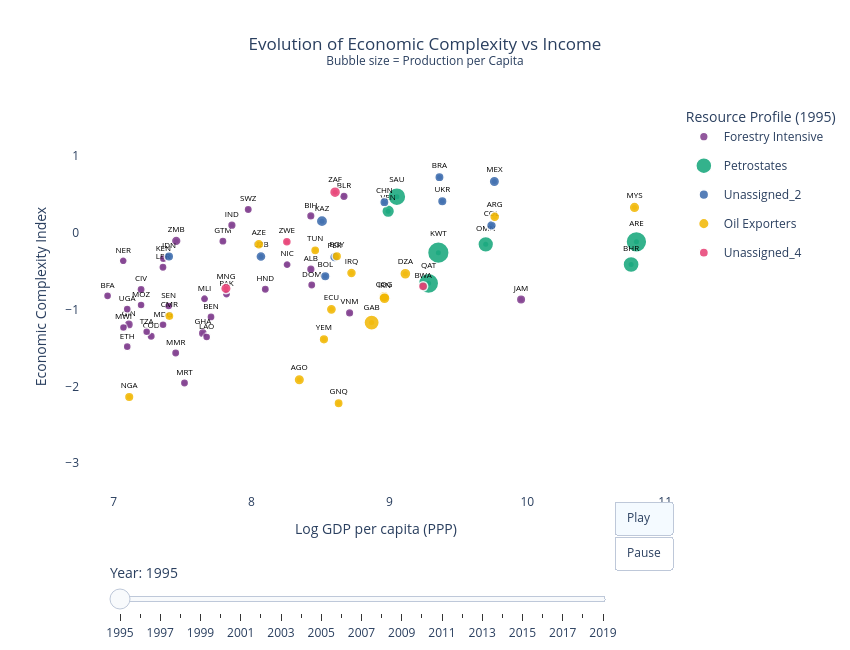

Notebook code cell kept with this figure:
### Code cell
def create_rosling_chart(df, cluster_colors, cluster_names, arrow_opacity=0.5, arrow_width=2):
    """Animated ECI vs log(GDP pc) chart with trajectory arrows from 1995."""

    data = df.copy()
    data["Log GDP per capita"] = np.log(data["GDP per capita (constant prices, PPP)"])
    data["Production_Per_Capita"] = data["Total_Production_Value"] / data["Population"]

    # Fix cluster to 1995 value
    c1995 = data[data["Year"] == 1995][["Country Code", "Cluster"]].copy()
    c1995 = c1995.rename(columns={"Cluster": "Cluster_1995"})
    data = data.merge(c1995, on="Country Code", how="left")
    data = data.dropna(subset=["Cluster_1995", "Log GDP per capita",
                                "Economic Complexity Index", "Production_Per_Capita"])
    data["Cluster_1995"] = data["Cluster_1995"].astype(int)

    # Bubble size
    data["Bubble_Size"] = np.sqrt(data["Production_Per_Capita"])
    mn, mx = data["Bubble_Size"].min(), data["Bubble_Size"].max()
    data["Bubble_Size_Scaled"] = 8 + (data["Bubble_Size"] - mn) / (mx - mn) * 42

    data = data.sort_values(["Year", "Country Code"])
    years = sorted(data["Year"].unique())
    countries_list = data["Country Code"].unique()
    clusters = sorted(data["Cluster_1995"].unique())

    # Build per-country data
    cdata = {}
    for code in countries_list:
        cdf = data[data["Country Code"] == code].sort_values("Year")
        origin = cdf[cdf["Year"] == 1995]
        if len(origin) == 0:
            continue
        cdata[code] = {
            "years": cdf["Year"].values,
            "x": cdf["Log GDP per capita"].values,
            "y": cdf["Economic Complexity Index"].values,
            "x0": origin["Log GDP per capita"].values[0],
            "y0": origin["Economic Complexity Index"].values[0],
            "size": cdf["Bubble_Size_Scaled"].values,
            "name": cdf["Country Name"].iloc[0],
            "cluster": cdf["Cluster_1995"].iloc[0],
            "prod_pc": cdf["Production_Per_Capita"].values,
        }

    valid_countries = list(cdata.keys())
    first_year = years[0]

    fig = go.Figure()

    for cl in clusters:
        cc = [c for c in valid_countries if cdata[c]["cluster"] == cl]
        color = cluster_colors.get(cl, "#999999")

        for code in cc:
            cd = cdata[code]
            idx = np.where(cd["years"] == first_year)[0]
            xc = cd["x"][idx[0]] if len(idx) > 0 else cd["x0"]
            yc = cd["y"][idx[0]] if len(idx) > 0 else cd["y0"]
            fig.add_trace(go.Scatter(
                x=[cd["x0"], xc], y=[cd["y0"], yc],
                mode="lines", line=dict(color=color, width=arrow_width),
                opacity=arrow_opacity, legendgroup=f"cl_{cl}", showlegend=False, hoverinfo="skip",
            ))

        for code in cc:
            cd = cdata[code]
            idx = np.where(cd["years"] == first_year)[0]
            if len(idx) > 0:
                i = idx[0]
                xv, yv, sv, pv = [cd["x"][i]], [cd["y"][i]], cd["size"][i], cd["prod_pc"][i]
            else:
                xv, yv, sv, pv = [cd["x0"]], [cd["y0"]], 15, 0
            fig.add_trace(go.Scatter(
                x=xv, y=yv, mode="markers+text",
                marker=dict(size=sv, color=color, opacity=0.85, line=dict(width=1.5, color="white")),
                text=[code], textposition="top center", textfont=dict(size=8, color="black"),
                name=cluster_names.get(cl, f"Cluster {cl}"),
                legendgroup=f"cl_{cl}", showlegend=(code == cc[0]),
                customdata=[[cd["name"], pv, first_year]],
                hovertemplate="<b>%{customdata[0]}</b><br>Log GDP pc: %{x:.2f}<br>"
                              "ECI: %{y:.2f}<br>Prod/capita: $%{customdata[1]:,.0f}<br>"
                              "Year: %{customdata[2]}<extra></extra>",
            ))

        for code in cc:
            cd = cdata[code]
            fig.add_trace(go.Scatter(
                x=[cd["x0"]], y=[cd["y0"]], mode="markers",
                marker=dict(size=5, color=color, opacity=0.6, symbol="circle"),
                legendgroup=f"cl_{cl}", showlegend=False, hoverinfo="skip",
            ))

    # Frames for animation
    frames = []
    for year in years:
        fd = []
        for cl in clusters:
            cc = [c for c in valid_countries if cdata[c]["cluster"] == cl]
            color = cluster_colors.get(cl, "#999999")
            for code in cc:
                cd = cdata[code]
                idx = np.where(cd["years"] == year)[0]
                if len(idx) > 0:
                    xc, yc = cd["x"][idx[0]], cd["y"][idx[0]]
                else:
                    mask = cd["years"] <= year
                    li = np.where(mask)[0][-1] if mask.any() else 0
                    xc, yc = cd["x"][li], cd["y"][li]
                fd.append(go.Scatter(x=[cd["x0"], xc], y=[cd["y0"], yc],
                                     mode="lines", line=dict(color=color, width=arrow_width), opacity=arrow_opacity))
            for code in cc:
                cd = cdata[code]
                idx = np.where(cd["years"] == year)[0]
                if len(idx) > 0:
                    i = idx[0]
                    xv, yv, sv, pv = [cd["x"][i]], [cd["y"][i]], cd["size"][i], cd["prod_pc"][i]
                else:
                    mask = cd["years"] <= year
                    if mask.any():
                        li = np.where(mask)[0][-1]
                        xv, yv, sv, pv = [cd["x"][li]], [cd["y"][li]], cd["size"][li], cd["prod_pc"][li]
                    else:
                        xv, yv, sv, pv = [cd["x0"]], [cd["y0"]], 15, 0
                fd.append(go.Scatter(
                    x=xv, y=yv, mode="markers+text",
                    marker=dict(size=sv, color=color, opacity=0.85, line=dict(width=1.5, color="white")),
                    text=[code], textposition="top center", textfont=dict(size=8),
                    customdata=[[cd["name"], pv, year]],
                    hovertemplate="<b>%{customdata[0]}</b><br>Log GDP pc: %{x:.2f}<br>"
                                  "ECI: %{y:.2f}<br>Prod/capita: $%{customdata[1]:,.0f}<br>"
                                  "Year: %{customdata[2]}<extra></extra>",
                ))
            for code in cc:
                cd = cdata[code]
                fd.append(go.Scatter(x=[cd["x0"]], y=[cd["y0"]], mode="markers",
                                     marker=dict(size=5, color=color, opacity=0.6, symbol="circle")))
        frames.append(go.Frame(data=fd, name=str(year)))

    fig.frames = frames

    eci_vals = data["Economic Complexity Index"]
    x_vals = data["Log GDP per capita"]
    fig.update_layout(
        title=dict(text="Evolution of Economic Complexity vs Income<br>"
                        "<sup>Bubble size = Production per Capita</sup>", x=0.5),
        xaxis=dict(range=[x_vals.min()-0.2, x_vals.max()+0.2], title="Log GDP per capita (PPP)"),
        yaxis=dict(range=[eci_vals.min()-0.5, eci_vals.max()+0.5], title="Economic Complexity Index"),
        plot_bgcolor="white", width=850, height=650,
        legend=dict(title="Resource Profile (1995)", x=1.02, y=0.99),
        updatemenus=[dict(
            type="buttons", showactive=True, x=1.0, y=-0.02,
            buttons=[
                dict(label="Play", method="animate",
                     args=[None, dict(frame=dict(duration=500, redraw=True), transition=dict(duration=300))]),
                dict(label="Pause", method="animate",
                     args=[[None], dict(frame=dict(duration=0), mode="immediate")]),
            ],
        )],
        sliders=[dict(
            active=0, len=0.85, x=0.05, y=-0.12,
            currentvalue=dict(prefix="Year: ", font=dict(size=14)),
            steps=[dict(args=[[str(y)], dict(frame=dict(duration=300, redraw=True), mode="immediate")],
                        method="animate", label=str(y)) for y in years],
        )],
    )
    return fig


fig_rosling = create_rosling_chart(master, CLUSTER_COLORS, CLUSTER_NAMES)
fig_rosling.show()
